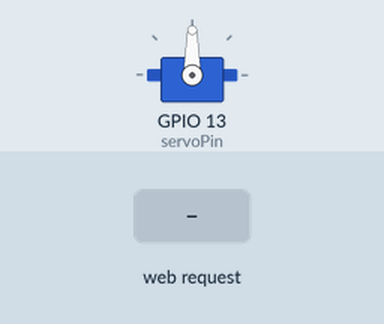
This sketch was run on a simulated ESP32. Shown: servo. The test bench sets the inputs (shaded band). WiFi joins after 1.5 s; servers stay silent unless stated; what the sketch prints to the serial monitor is not drawn.

Above: at 2.7 s.
2.8 s: HTTP request GET /?value= received
At 3.7 s:
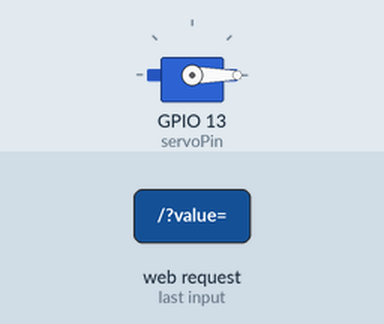
Timing chart, 0 to 5.8 s (numbered marks = the images above; inputs shaded):
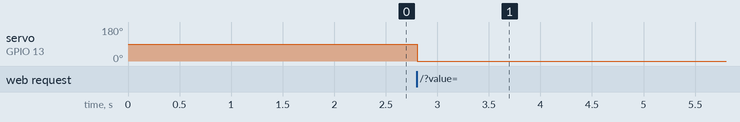

Measured:
- after the input at 2.8 s, servo on GPIO 13 (servoPin): 90° → 0° at once

The sketch:

t3_proyecto11.ino
```cpp
#include <WiFi.h>
#include <ESP32Servo.h>

Servo myservo;  // creamos un objeto servo para controlar un servo
// Se pueden crear doce objetos servo en la mayoría de las placas.

// GPIO al que está conectado el servo
static const int servoPin = 13;

// Reemplazamos con nuestras credenciales de red
const char* ssid     = "PLANTA_CERO";
const char* password = "Polodigital20";

// Establezca el número de puerto del servidor web en 80
WiFiServer server(80);

// Variable para almacenar la solicitud HTTP
String header;

// Decodificar el valor HTTP GET
String valueString = String(5);
int pos1 = 0;
int pos2 = 0;

// Tiempo actual
unsigned long currentTime = millis();
// Momento anterior
unsigned long previousTime = 0;
// Definir el tiempo de espera en milisegundos (ejemplo: 2000 ms = 2 s)
const long timeoutTime = 2000;

void setup() {
  Serial.begin(115200);

  myservo.attach(servoPin);  // adjunta el servo en el servoPin al objeto servo

  // Conéctese a la red Wi-Fi con SSID y contraseña
  Serial.print("Connecting to ");
  Serial.println(ssid);
  WiFi.begin(ssid, password);
  while (WiFi.status() != WL_CONNECTED) {
    delay(500);
    Serial.print(".");
  }
  // Imprima la dirección IP local e inicie el servidor web
  Serial.println("");
  Serial.println("WiFi connected.");
  Serial.println("IP address: ");
  Serial.println(WiFi.localIP());
  server.begin();
}

void loop(){
  WiFiClient client = server.available();   // Escucha a los clientes entrantes

  if (client) {                             // Si un nuevo cliente se conecta,
    currentTime = millis();
    previousTime = currentTime;
    Serial.println("New Client.");          // imprimir un mensaje en el puerto serie
    String currentLine = "";                // crear una cadena para contener los datos entrantes del cliente
    while (client.connected() && currentTime - previousTime <= timeoutTime) { // Bucle mientras el cliente está conectado
      currentTime = millis();
      if (client.available()) {             // Si hay bytes para leer del cliente,
        char c = client.read();             // leer un byte, entonces
        Serial.write(c);                    // imprimirlo en el monitor serial
        header += c;
        if (c == '\n') {                    // si el byte es un carácter de nueva línea
          // Si la línea actual está en blanco, tienes dos caracteres de nueva línea seguidos.
          // ese es el final de la solicitud HTTP del cliente, así que envíe una respuesta:
          if (currentLine.length() == 0) {
            // Los encabezados HTTP siempre comienzan con un código de respuesta (por ejemplo, HTTP/1.1 200 OK)
            // y un tipo de contenido para que el cliente sepa lo que viene, luego una línea en blanco:
            client.println("HTTP/1.1 200 OK");
            client.println("Content-type:text/html");
            client.println("Connection: close");
            client.println();

            // Mostrar la página web HTML
            client.println("<!DOCTYPE html><html>");
            client.println("<head><meta name=\"viewport\" content=\"width=device-width, initial-scale=1\">");
            client.println("<link rel=\"icon\" href=\"data:,\">");
            // CSS para diseñar los botones de encendido/apagado
            // Siéntete libre de cambiar los atributos de color de fondo y tamaño de fuente para adaptarlos a sus preferencias.
            client.println("<style>body { text-align: center; font-family: \"Trebuchet MS\", Arial; margin-left:auto; margin-right:auto;}");
            client.println(".slider { width: 300px; }</style>");
            client.println("<script src=\"https://ajax.googleapis.com/ajax/libs/jquery/3.3.1/jquery.min.js\"></script>");

            // Página web
            client.println("</head><body><h1>ESP32 with Servo</h1>");
            client.println("<p>Position: <span id=\"servoPos\"></span></p>");
            client.println("<input type=\"range\" min=\"0\" max=\"180\" class=\"slider\" id=\"servoSlider\" onchange=\"servo(this.value)\" value=\""+valueString+"\"/>");

            client.println("<script>var slider = document.getElementById(\"servoSlider\");");
            client.println("var servoP = document.getElementById(\"servoPos\"); servoP.innerHTML = slider.value;");
            client.println("slider.oninput = function() { slider.value = this.value; servoP.innerHTML = this.value; }");
            client.println("$.ajaxSetup({timeout:1000}); function servo(pos) { ");
            client.println("$.get(\"/?value=\" + pos + \"&\"); {Connection: close};}</script>");

            client.println("</body></html>");

            //GET /?value=180& HTTP/1.1
            if(header.indexOf("GET /?value=")>=0) {
              pos1 = header.indexOf('=');
              pos2 = header.indexOf('&');
              valueString = header.substring(pos1+1, pos2);

              //Rotamos el servo
              myservo.write(valueString.toInt());
              Serial.println(valueString);
            }
            // La respuesta HTTP termina con otra línea en blanco
            client.println();
            // Salir del ciclo while
            break;
          } else { // if you got a newline, then clear currentLine
            currentLine = "";
          }
        } else if (c != '\r') {  // si tienes algo más que un carácter de retorno de carro,
          currentLine += c;      // agrégalo al final de la línea actual
        }
      }
    }
    // Clear the header variable
    header = "";
    // Close the connection
    client.stop();
    Serial.println("Client disconnected.");
    Serial.println("");
  }
}
```
